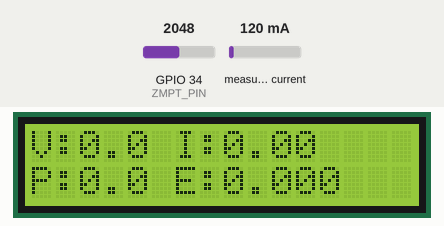
This sketch was run on a simulated ESP32. Parts: 16×2 character LCD. The test bench sets the inputs (shaded band); at power-on: GPIO 34 (ZMPT_PIN) = 2048, measured current 120 mA. WiFi joins after 1.5 s; servers stay silent unless stated; what the sketch prints to the serial monitor is not drawn.

Above: at 3.9 s.
4.0 s: GPIO 34 (ZMPT_PIN) set to 2866
At 6.5 s:
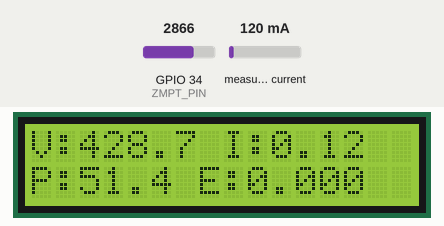
6.8 s: measured current set to 40 mA
At 8.3 s:
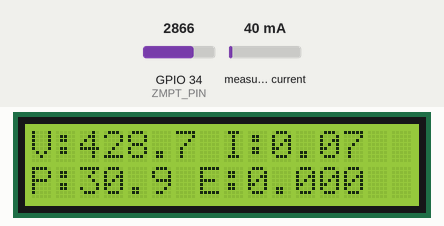
9.8 s: measured current set to 500 mA
At 12.5 s:
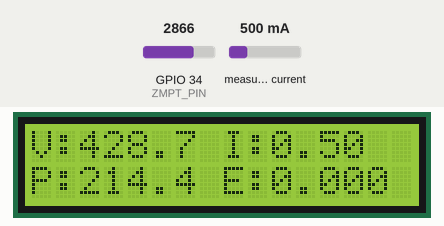
12.8 s: GPIO 34 (ZMPT_PIN) set to 3603
At 15.6 s:
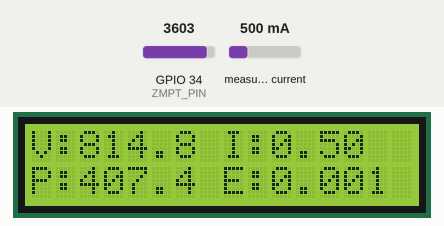
15.8 s: measured current set to 1000 mA
At 18.3 s:
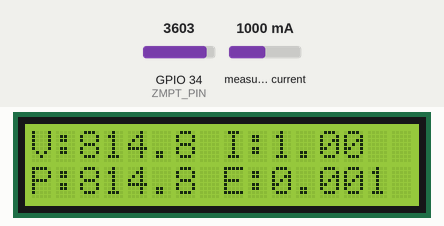
18.8 s: GPIO 34 (ZMPT_PIN) set to 4095
At 22.5 s:
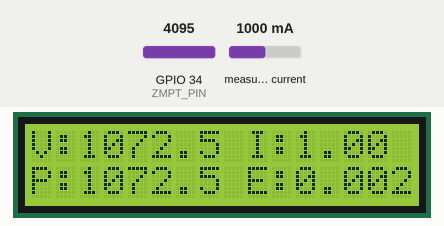
Timing chart, 0 to 22.8 s (numbered marks = the images above; inputs shaded):
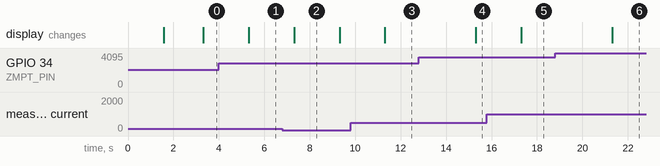

The sketch:

smart_energy_meter.ino
```cpp
#define BLYNK_PRINT Serial
#define BLYNK_TEMPLATE_ID   "YOUR_TEMPLATE_ID"
#define BLYNK_TEMPLATE_NAME "Smart Energy Meter"
#define BLYNK_AUTH_TOKEN     "YOUR_AUTH_TOKEN"

#include <WiFi.h>
#include <Wire.h>
#include <LiquidCrystal_I2C.h>
#include <EmonLib.h>
#include <BlynkSimpleEsp32.h>

/* ---------------- WIFI ---------------- */
char ssid[] = "YOUR_WIFI_SSID";
char pass[] = "YOUR_WIFI_PASSWORD";

/* ---------------- PINS ---------------- */
#define ZMPT_PIN  34
#define SCT_PIN   32

/* ---------------- LCD ----------------- */
#define I2C_ADDR  0x27
LiquidCrystal_I2C lcd(I2C_ADDR, 16, 2);

/* --------------- ENERGY --------------- */
EnergyMonitor emon1;

float voltageCalibration = 650.0;
float energy_kWh = 0.0;

unsigned long lastEnergyMillis = 0;

/* --------------- BLYNK ---------------- */
BlynkTimer timer;

/* -------- VOLTAGE MEASUREMENT --------- */
float readVoltage() {
  const int samples = 1000;
  double sumSquares = 0;

  for (int i = 0; i < samples; i++) {
    int raw = analogRead(ZMPT_PIN);
    float v = (raw / 4095.0) * 3.3;
    float centered = v - 1.65;
    sumSquares += centered * centered;
    delayMicroseconds(200);
  }

  float vrms = sqrt(sumSquares / samples) * voltageCalibration;
  if (vrms < 110) vrms = 0.0;
  return vrms;
}

/* -------- AVERAGED CURRENT ------------ */
double readCurrentAvg() {
  double total = 0;
  int readings = 5;

  for (int i = 0; i < readings; i++) {
    total += emon1.calcIrms(1480);
  }

  double avg = total / readings;

  if (avg < 0.02) avg = 0.0;
  return avg;
}

/* ------- READ + SEND DATA ------------- */
void sendData() {
  float voltage = readVoltage();
  double current = readCurrentAvg();

  if (voltage == 0) current = 0;

  float power = voltage * current;

  unsigned long now = millis();
  if (lastEnergyMillis == 0) lastEnergyMillis = now;
  float hours = (now - lastEnergyMillis) / 3600000.0;
  energy_kWh += (power / 1000.0) * hours;
  lastEnergyMillis = now;

  Serial.print("V: ");  Serial.print(voltage, 1);
  Serial.print("  I: "); Serial.print(current, 2);
  Serial.print("  P: "); Serial.print(power, 2);
  Serial.print("  E: "); Serial.println(energy_kWh, 4);

  lcd.clear();
  lcd.setCursor(0, 0);
  lcd.print("V:");
  lcd.print(voltage, 1);
  lcd.print(" I:");
  lcd.print(current, 2);

  lcd.setCursor(0, 1);
  lcd.print("P:");
  lcd.print(power, 1);
  lcd.print(" E:");
  lcd.print(energy_kWh, 3);

  if (Blynk.connected()) {
    Blynk.virtualWrite(V0, voltage);
    Blynk.virtualWrite(V1, current);
    Blynk.virtualWrite(V2, power);
    Blynk.virtualWrite(V3, energy_kWh);
  }
}

/* -------------- SETUP ----------------- */
void setup() {
  Serial.begin(9600);

  Wire.begin(21, 22);

  lcd.begin(16, 2);
  lcd.backlight();
  lcd.setCursor(0, 0);
  lcd.print("Booting...");

  emon1.current(SCT_PIN, 0.55);

  WiFi.begin(ssid, pass);

  Blynk.config(BLYNK_AUTH_TOKEN);

  timer.setInterval(2000L, sendData);

  delay(1500);
  lcd.clear();
}

/* -------------- LOOP ------------------ */
void loop() {
  Blynk.run();
  timer.run();
}
```

Measured:
- after the input at 4.0 s, the display: changes after 1.3 s (image 1)
- after the input at 6.8 s, the display: changes after 0.51 s (image 2)
- after the input at 9.8 s, the display: changes after 1.5 s (image 3)
- after the input at 12.8 s, the display: changes after 2.5 s (image 4)
- after the input at 15.8 s, the display: changes after 1.5 s (image 5)
- after the input at 18.8 s, the display: changes after 2.5 s (image 6)
- what the display in image 2 shows lasts 2.0 s, from 7.3 s to 9.3 s
